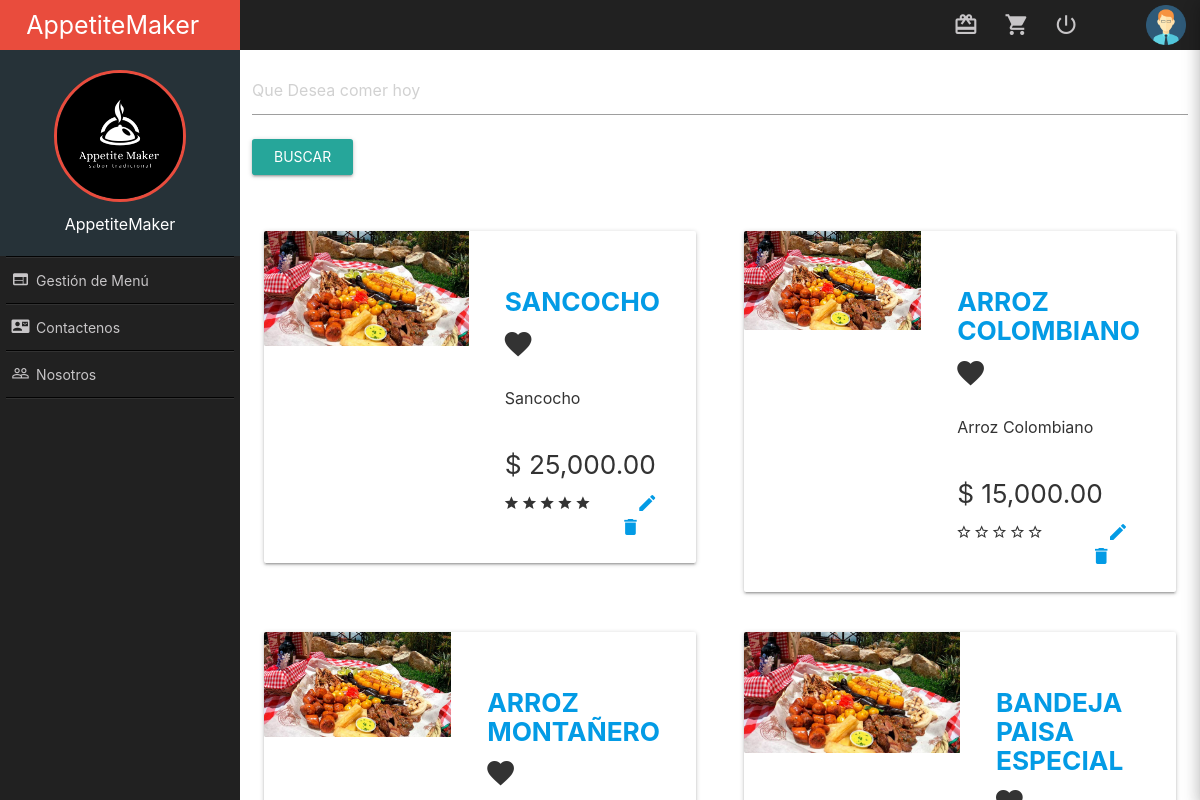
The page /menu on the database its author committed.
### tables this page shows
CREATE TABLE Plato (id INTEGER PRIMARY KEY AUTOINCREMENT NOT NULL, nombre VARCHAR (60) NOT NULL UNIQUE, descripcion VARCHAR (255), precio DECIMAL (10, 2), imagen VARCHAR (255));

### app.py (the view)
@app.route('/menu')
def menu():
    form = Menu()
    menu = getMenu()
    print(menu)
    return render_template( 'menu.html',  form=form, menu=menu )

### formulario.py
class Menu(FlaskForm):
    busqueda = StringField('', validators=[DataRequired(message='No dejar vacío, completar')], render_kw = {"placeholder": "Que Desea comer hoy"})
    enviar = SubmitField('Buscar')

### db.py (called while the page is built)
def get_db():
    try:
        if 'db' not in g:
            g.db = sqlite3.connect("appetittemaker.db",check_same_thread=False)
            g.db.row_factory = sqlite3.Row
        return g.db
    except Error:
        print( Error )

### metodos.py (called while the page is built)
def getMenu():
    db = get_db()
    platosDatos = db.execute('SELECT *  FROM Plato').fetchall()
    platosDatos = list(platosDatos)
    platos=[]
    for i in range(len(platosDatos)):
        platos.append(list(platosDatos[i]))
    for plato in platos:
        valoraciones = db.execute('SELECT valoracion FROM Comentarios WHERE platoID=?',(plato[0],)).fetchall()
        valoracionPromedio = 0
        for val in valoraciones:
            valoracionPromedio += val[0]
        if len(valoraciones)==0:
            valoracionPromedio = 0
        else:
            valoracionPromedio /= len(valoraciones)
        plato.append(int(valoracionPromedio))
    return platos

### templates/menu.html (shortened to what this page needs)
{% extends "base.html" %}
{% block contenido %}
<form action="/detplato" method="post">
  <p>
    {{ form.busqueda(size=30) }}<br />
  </p>
  <p>{{ form.enviar(class_="waves-effect waves-light btn") }}</p>
</form>
        <div class="section">
            <div class="row">
                {% for m in menu %}
                    <div class="col s12 m12 l6 " >
                        <div class="section">
                            <div class="col s12">
                                <div class="card hoverable horizontal" " >
                                    <div class="card-image">
                                        <div class="hide-on-med-and-down">
                                            <img src="{{ url_for('static', filename='images/Picada_Familiar.jpg') }}" >
                                        </div>
                                    </div>
                                    <div class="card-stacked">
                                        <div class="card-content">
                                            <div class="section">
                                                <div class="col s11" >
                                                    <h5><b><a href="/plato/{{ m[0] }}"">{% print(m[1]) %}</a></b></h5>
                                                </div>
                                                <div class="col s1">
                                                    <i class="zmdi zmdi-favorite zmdi-hc-2x"></i>
                                                </div>
                                                <div class="col s12"><br></div>
                                                <div class="col s12">{% print(m[2]) %}</div>
                                                <div class="col s12"><br></div>
                                                <div class="col s12 "><h5>$ {% print('{:,.2f}'.format(m[3])) %}</h5></div> <br>
                                                <div class="col s8 ">
                                                    {% for i in range((m[5]/2)|int) %}
                                                    <i class="zmdi zmdi-star zmdi-hc-1x"></i>
                                                    {% endfor %}
                                                    {% for i in range(((10-m[5])/2)|int) %}
                                                        <i class="zmdi zmdi-star-outline zmdi-hc-1x"></i>
                                                    {% endfor %}
                                                </div>
                                                <div class="col s4">
                                                    <a href="/edit_plato/{{ m[0] }}" style="margin:15px"><i class="zmdi zmdi-edit zmdi-hc-lg"></i></a>
                                                    <a href="/delete/{{ m[0] }}"><i class="zmdi zmdi-delete zmdi-hc-lg"></i></a>
                                                </div>
                                            </div>
                                        </div>
                                    </div>
                                </div>
                            </div>
                        </div>
                    </div>
                {% endfor %}
            </div>
        </div>
{% endblock %}

### templates/base.html (shortened to what this page needs)
<!DOCTYPE html>
<html lang="es">
<head>
    <link rel="stylesheet" href="{{ url_for('static', filename='css/normalize.css') }}"/>
    <link rel="stylesheet" href="{{ url_for('static', filename='css/materialize.min.css') }}"/>
    <link rel="stylesheet" href="{{ url_for('static', filename='css/material-design-iconic-font.min.css') }}"/>
    <link rel="stylesheet" href="{{ url_for('static', filename='css/jquery.mCustomScrollbar.css') }}"/>
    <link rel="stylesheet" href="{{ url_for('static', filename='css/sweetalert.css') }}"/>
    <link rel="stylesheet" href="{{ url_for('static', filename='css/style.css') }}"/>
</head>
<body>
    <section class="NavLateral full-width">
        <div class="NavLateral-content full-width">
            <header class="NavLateral-title full-width center-align">
                AppetiteMaker
            </header>
            <figure class="full-width NavLateral-logo">
                <img src="{{ url_for('static', filename='images/Logo2.png') }}" alt="material-logo" class="responsive-img center-box">
                <figcaption class="center-align">{{Titulo}} AppetiteMaker</figcaption>
            </figure>
            <div class="NavLateral-Nav">
                <ul class="full-width">
                    <li class="NavLateralDivider"></li>
                    <li>
                       <a href="/menu" class="waves-effect waves-light"><i class="zmdi zmdi-view-web zmdi-hc-fw"></i> Gestión de Menú</a>
                    </li>
                    <li class="NavLateralDivider"></li>
                    <li>
                        <a href="/contacto" class="waves-effect waves-light"><i class="zmdi zmdi-account-box-mail zmdi-hc-fw"></i> Contactenos</a>
                    </li>
                    <li class="NavLateralDivider"></li>
                    <li>
                        <a href="/nosotros" class="waves-effect waves-light"><i class="zmdi zmdi-accounts-outline zmdi-hc-fw"></i> Nosotros</a>
                    </li>
                    <li class="NavLateralDivider"></li>
                </ul>
            </div>
        </div>
    </section>
    <section class="ContentPage full-width">
        <div class="ContentPage-Nav full-width">
            <ul class="full-width">
                <li><figure><img src="{{ url_for('static', filename='assets/img/user.png') }}" alt="UserImage"></figure></li>
                <li style="padding:0 5px;">{{ session['user_name'] }}</li>
                <li><a href="#" class="tooltipped waves-effect waves-light btn-ExitSystem" data-position="bottom" data-delay="50" data-tooltip="Cerrar Sesion"><i class="zmdi zmdi-power"></i></a></li>
                <li><a href="/pedido" class="tooltipped waves-effect waves-light " data-position="bottom" data-delay="50" data-tooltip="Pedido"><i class="zmdi zmdi-shopping-cart"></i></a></li>
                <li><a href="/listadeseos" class="tooltipped waves-effect waves-light " data-position="bottom" data-delay="50" data-tooltip="Lista de Deseos"><i class="zmdi zmdi-card-giftcard"></i></a></li>
            </ul>
        </div>
        <div class="row">
            <article class="col s12">
                {% block contenido %}
                {% endblock %}
            </article>
        </div>
    </section>
</body>
</html>

### static/css/style.css (style rules this page uses)
body, html { margin: 0; padding: 0; position: relative; font-size: 16px; background-color: #fff; width: 100%; height: 100%; color: #333; }
.full-width { margin: 0; padding: 0; width: 100%; }
.center-box { margin:0 auto; }
.NavLateral, .ContentPage { position: absolute; top: 0; height: 100%; }
.NavLateral { left: 0; width: 20%; }
.NavLateral-content { height: 100%; position: absolute; z-index: 10; background-color: rgb(33,33,33); color: #C7C5C7; }
.NavLateral-title { height: 50px; line-height: 50px; color: #fff; background-color: rgb(233,76,61); font-size: 25px; }
.NavLateral-logo { padding: 20px 0; color: #fff; background-color: rgb(38,50,56); }
.NavLateral-logo img { width: 55%; height: auto; display: block; border-radius: 50%; margin-bottom: 10px; border: 3px solid rgb(233,76,61); }
.NavLateralDivider { height: 0 !important; width: 95% !important; background-color: transparent; border: none; border-top: 1px solid rgba(0,0,0,0.9); border-bottom:1px solid rgba(255,255,255,0.08); margin: 0 auto !important; }
.NavLateral-Nav ul li { height: auto; margin: 0; padding: 0; }
.NavLateral-Nav ul li a { height: 45px; line-height: 45px; width: 100%; font-size: 14px; padding-left: 9px; display: block; color: #C7C5C7; transition: all .3s ease-in-out; }
.NavLateral-Nav ul li a i { font-size: 18px; }
.ContentPage { right: 0; width: 80%; background-color: #fff; }
.ContentPage-Nav { height: 50px; background-color: rgb(33,33,33); position: relative; }
.ContentPage-Nav ul { height: 50px; padding-right: 9px; position: relative; }
.ContentPage-Nav ul li { height: 50px; float: right; min-width: 50px; color: #C7C5C7; position: relative; line-height: 50px; }
.ContentPage-Nav ul li a { height: 50px; width: 50px; line-height: 50px; display: block; text-align: center; color: #C7C5C7; font-size: 25px; position: relative; }
.ContentPage-Nav ul li figure { margin: 0; padding: 0 5px; }
.ContentPage-Nav ul li figure img { width: 40px; height: 40px; margin-top: 5px; }

### rows shown on the page
Plato: nombre "SANCOCHO", descripcion "Sancocho", precio "25,000.00"
Plato: nombre "ARROZ COLOMBIANO", descripcion "Arroz Colombiano", precio "15,000.00"
Plato: nombre "ARROZ MONTAÑERO"
Plato: nombre "BANDEJA PAISA ESPECIAL"
